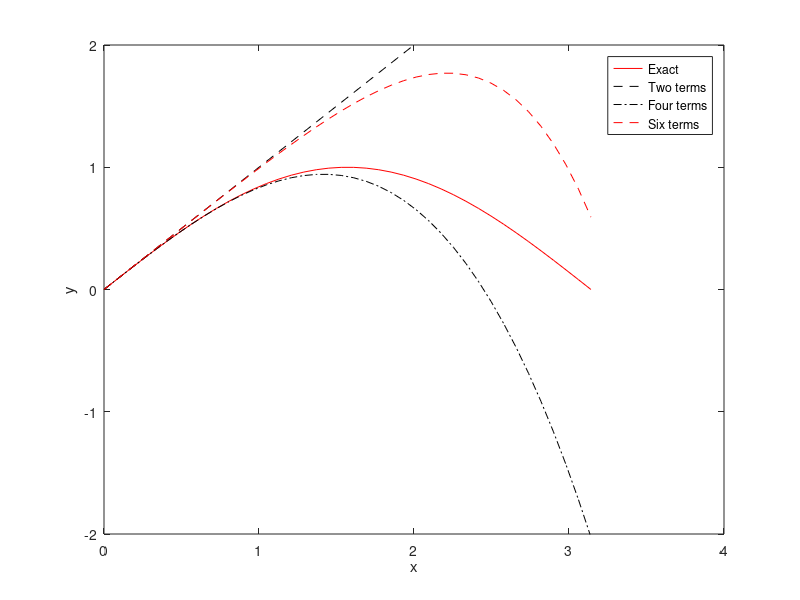

MATLAB code for this plot:
%Approximation of a function with Taylor series expansion.

x = linspace(0,pi,40);
y = sin(x);
y2 = x;
y4 = x - x.^3/factorial(3);
y6 = x - x.^5/factorial(5);


plot(x,y,'r' ,x,y2, 'k--' ,x,y4,'k-.' ,x,y6, 'r--')
%'r' = red line
%'k--' = black dashes
%'k-.' = black dash-dots
%'r--' = red dashes
axis([0,4,-2,2])
legend('Exact' ,'Two terms' ,'Four terms' ,'Six terms')
xlabel ( 'x' ) ; ylabel ( 'y' )